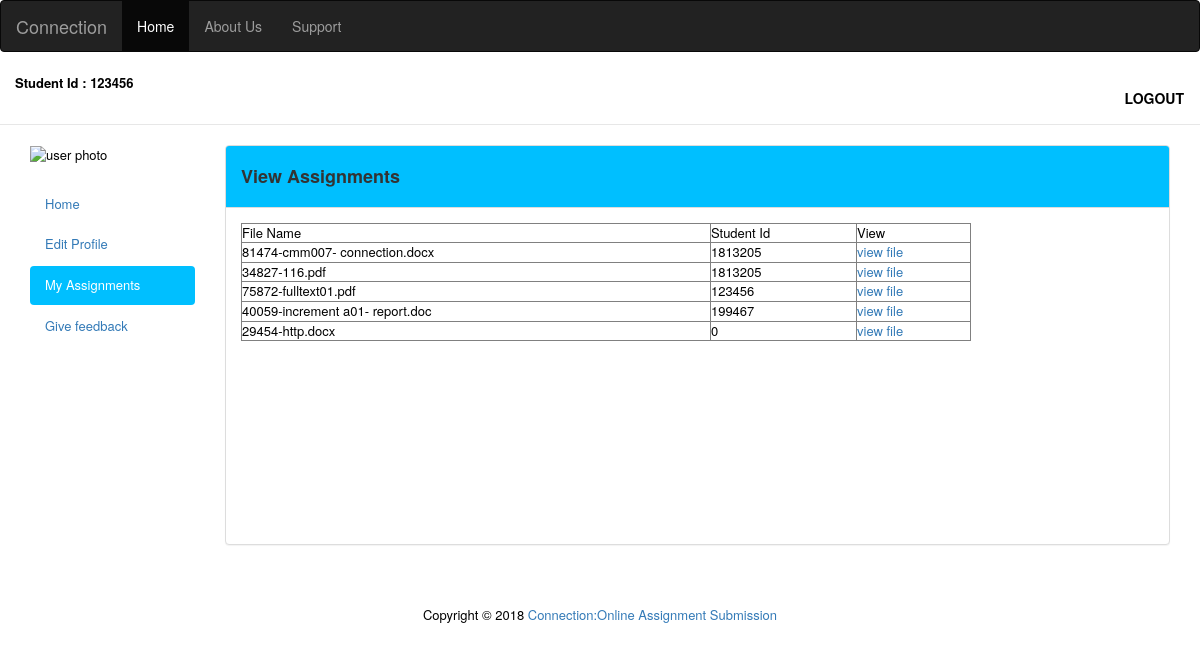
Page /teachviewassignment.php (signed in) on the committed database.
### tables this page shows
CREATE TABLE `teacher_user` (
  `firstname` varchar(50) NOT NULL,
  `lastname` varchar(50) NOT NULL,
  `department` varchar(50) NOT NULL,
  `email` varchar(50) NOT NULL,
  `experience` int(50) NOT NULL,
  `dob` date NOT NULL,
  `username` varchar(50) NOT NULL,
  `password` varchar(50) NOT NULL,
  `phone` bigint(10) NOT NULL,
  `address` varchar(250) NOT NULL,
  `teacher_id` int(50) NOT NULL,
  `img_url` varchar(100) NOT NULL
);

CREATE TABLE `assignments` (
  `file` varchar(100) NOT NULL,
  `assign_url` varchar(100) NOT NULL,
  `student_id` int(50) NOT NULL
);

### teachviewassignment.php (the view, shortened to what this page needs)
<?php
include_once 'config.php';
$sql = "SELECT firstname, teacher_id, lastname, department, email, phone, username,img_url FROM teacher_user WHERE username = '" . $_SESSION['username'] . "'";
$result = mysqli_query($db,$sql);
$row = mysqli_fetch_array($result);
?>
<!DOCTYPE html>
<html lang="en">
<head>
    <link href="//maxcdn.bootstrapcdn.com/bootstrap/3.3.0/css/bootstrap.min.css" rel="stylesheet" id="bootstrap-css">
</head>
<header>
    <nav class="navbar navbar-inverse">
        <div class="container-fluid">
            <div class="navbar-header">
                <a class="active navbar-brand" href="index.php">Connection</a>
            </div>
            <ul class="nav navbar-nav">
                <li class="active"><a href="teacherdashboard.php">Home</a></li>
                <li><a href="#">About Us</a></li>
                <li><a href="#">Support</a></li>
            </ul>
        </div>
    </nav>
</header>
<body>
<nav class="navbar navbar-default navbar-static-top">
    <div class="container-fluid" style="background-color: white">
        <div class="navbar-header" >
            <p><font size="2"; color="black"> <strong> Student Id : <?php echo $row['teacher_id']; ?></strong></p>
        </div>
        <div class="collapse navbar-collapse" id="bs-example-navbar-collapse-1">
            <ul class="nav navbar-nav navbar-right">
                <li><a style="color: black;" class="btn" href="logout.php"><strong>LOGOUT</strong></a></li>
            </ul>
        </div>
    </div>
</nav>
<div class="container-fluid main-container">
    <div class="col-md-2 sidebar">
        <ul class="nav nav-pills nav-stacked">
            <img  class='top-image' src='profile_pictures/<?php echo $row['img_url']?>' alt="user photo" title="user photo"height="200px" width="200px">
            <li style="margin-top: 20px" "><a href="teacherdashboard.php" >Home</a></li>
            <li><a href="teacheredit.php">Edit Profile</a></li>
            <li><a href="assignment_upload.php" style="background-color: deepskyblue;color: white" class="active">My Assignments</a></li>
            <li><a href="#">Give feedback</a></li>
        </ul>
    </div>
    <div class="col-md-10 content">
        <div class="panel panel-default" style="height: 400px">
            <div class="panel-heading" style="background-color: deepskyblue;">
                <h4><strong>View Assignments</strong></h4>
            </div>
            <div class="panel-body">
                <div id="body">
                    <table width="80%" border="1" >
                        <tr>
                            <td>File Name</td>
                            <td>Student Id</td>
                            <td>View</td>
                        </tr>
                        <?php
                        $sql="SELECT * FROM assignments";
                        $result_set=mysqli_query($db,$sql);
                        while($row=mysqli_fetch_array($result_set))
                        {
                            ?>
                            <tr>
                                <td><?php echo $row['file'] ?></td>
                                <td><?php echo $row['student_id'] ?></td>
                                <td><a href="assignments/<?php echo $row['file'] ?>" target="_blank">view file</a></td>
                            </tr>
                            <?php
                        }
                        ?>
                    </table>
                </div>
            </div>
        </div>
    </div>
</div>
</body>
<div class="container-fluid text-center">
    <footer class=“col-md-12">
        <p class="col-md-12">
        Copyright &COPY; 2018 <a href="index.php">Connection:Online Assignment Submission</a>
        </p>
    </footer>
</div>
</html>

### rows in the picture
teacher_user: teacher "123456"
assignments: file "81474-cmm007- connection.docx", student "1813205"
assignments: file "34827-116.pdf", student "1813205"
assignments: file "75872-fulltext01.pdf", student "123456"
assignments: file "40059-increment a01- report.doc", student "199467"
assignments: file "29454-http.docx", student "0"
